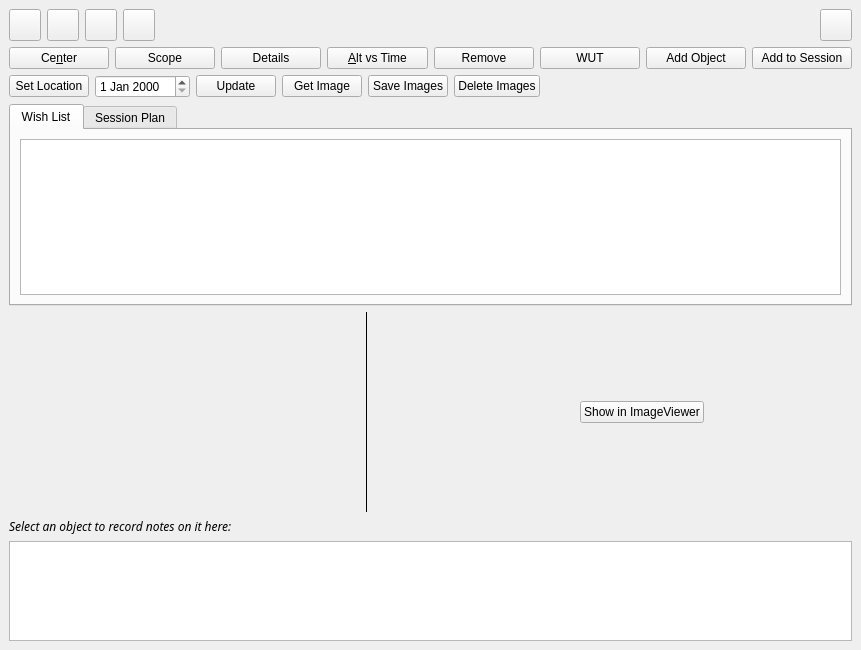
<?xml version="1.0" encoding="UTF-8"?>
<ui version="4.0">
 <class>ObservingList</class>
 <widget class="QWidget" name="ObservingList">
  <property name="geometry">
   <rect>
    <x>0</x>
    <y>0</y>
    <width>861</width>
    <height>650</height>
   </rect>
  </property>
  <property name="sizePolicy">
   <sizepolicy hsizetype="Preferred" vsizetype="Minimum">
    <horstretch>0</horstretch>
    <verstretch>0</verstretch>
   </sizepolicy>
  </property>
  <property name="minimumSize">
   <size>
    <width>820</width>
    <height>650</height>
   </size>
  </property>
  <layout class="QVBoxLayout">
   <property name="spacing">
    <number>6</number>
   </property>
   <property name="margin">
    <number>9</number>
   </property>
   <item>
    <layout class="QHBoxLayout">
     <property name="spacing">
      <number>6</number>
     </property>
     <property name="margin">
      <number>0</number>
     </property>
     <item>
      <widget class="KPushButton" name="OpenButton">
       <property name="sizePolicy">
        <sizepolicy hsizetype="Fixed" vsizetype="Fixed">
         <horstretch>0</horstretch>
         <verstretch>0</verstretch>
        </sizepolicy>
       </property>
       <property name="minimumSize">
        <size>
         <width>32</width>
         <height>32</height>
        </size>
       </property>
       <property name="maximumSize">
        <size>
         <width>32</width>
         <height>32</height>
        </size>
       </property>
       <property name="toolTip">
        <string>Open an observation session list</string>
       </property>
       <property name="whatsThis">
        <string>Load an observing list from disk</string>
       </property>
       <property name="text">
        <string/>
       </property>
      </widget>
     </item>
     <item>
      <widget class="KPushButton" name="SaveButton">
       <property name="sizePolicy">
        <sizepolicy hsizetype="Fixed" vsizetype="Fixed">
         <horstretch>0</horstretch>
         <verstretch>0</verstretch>
        </sizepolicy>
       </property>
       <property name="minimumSize">
        <size>
         <width>32</width>
         <height>32</height>
        </size>
       </property>
       <property name="maximumSize">
        <size>
         <width>32</width>
         <height>32</height>
        </size>
       </property>
       <property name="toolTip">
        <string>Save the observing session</string>
       </property>
       <property name="whatsThis">
        <string>Save the current observing list to disk</string>
       </property>
       <property name="text">
        <string/>
       </property>
      </widget>
     </item>
     <item>
      <widget class="KPushButton" name="SaveAsButton">
       <property name="sizePolicy">
        <sizepolicy hsizetype="Fixed" vsizetype="Fixed">
         <horstretch>0</horstretch>
         <verstretch>0</verstretch>
        </sizepolicy>
       </property>
       <property name="minimumSize">
        <size>
         <width>32</width>
         <height>32</height>
        </size>
       </property>
       <property name="maximumSize">
        <size>
         <width>32</width>
         <height>32</height>
        </size>
       </property>
       <property name="toolTip">
        <string>Save observing session as...</string>
       </property>
       <property name="whatsThis">
        <string>Save the current observing list to disk, specifying the filename</string>
       </property>
       <property name="text">
        <string/>
       </property>
      </widget>
     </item>
     <item>
      <widget class="KPushButton" name="WizardButton">
       <property name="sizePolicy">
        <sizepolicy hsizetype="Fixed" vsizetype="Fixed">
         <horstretch>0</horstretch>
         <verstretch>0</verstretch>
        </sizepolicy>
       </property>
       <property name="minimumSize">
        <size>
         <width>32</width>
         <height>32</height>
        </size>
       </property>
       <property name="maximumSize">
        <size>
         <width>32</width>
         <height>32</height>
        </size>
       </property>
       <property name="toolTip">
        <string>Observing List Wizard</string>
       </property>
       <property name="whatsThis">
        <string>The list wizard helps you construct observing lists based on filtering by object type, position on the sky, and magnitude.</string>
       </property>
       <property name="text">
        <string/>
       </property>
      </widget>
     </item>
     <item>
      <spacer name="Spacer1">
       <property name="orientation">
        <enum>Qt::Horizontal</enum>
       </property>
       <property name="sizeType">
        <enum>QSizePolicy::Expanding</enum>
       </property>
       <property name="sizeHint" stdset="0">
        <size>
         <width>40</width>
         <height>20</height>
        </size>
       </property>
      </spacer>
     </item>
     <item>
      <widget class="KPushButton" name="MiniButton">
       <property name="sizePolicy">
        <sizepolicy hsizetype="Fixed" vsizetype="Fixed">
         <horstretch>0</horstretch>
         <verstretch>0</verstretch>
        </sizepolicy>
       </property>
       <property name="minimumSize">
        <size>
         <width>32</width>
         <height>32</height>
        </size>
       </property>
       <property name="maximumSize">
        <size>
         <width>32</width>
         <height>32</height>
        </size>
       </property>
       <property name="toolTip">
        <string>Make window small</string>
       </property>
       <property name="whatsThis">
        <string>This button toggles between large and small states.  The small state may be useful if you want the Observing list open while working in the main window.</string>
       </property>
       <property name="text">
        <string/>
       </property>
      </widget>
     </item>
    </layout>
   </item>
   <item>
    <layout class="QHBoxLayout">
     <property name="spacing">
      <number>6</number>
     </property>
     <property name="margin">
      <number>0</number>
     </property>
     <item>
      <widget class="KPushButton" name="CenterButton">
       <property name="sizePolicy">
        <sizepolicy hsizetype="Minimum" vsizetype="Fixed">
         <horstretch>0</horstretch>
         <verstretch>0</verstretch>
        </sizepolicy>
       </property>
       <property name="toolTip">
        <string>Center sky map on highlighted object</string>
       </property>
       <property name="whatsThis">
        <string>Center the sky map on the highlighted object in the list</string>
       </property>
       <property name="text">
        <string>Ce&amp;nter</string>
       </property>
      </widget>
     </item>
     <item>
      <widget class="KPushButton" name="ScopeButton">
       <property name="sizePolicy">
        <sizepolicy hsizetype="Minimum" vsizetype="Fixed">
         <horstretch>0</horstretch>
         <verstretch>0</verstretch>
        </sizepolicy>
       </property>
       <property name="toolTip">
        <string>Point telescope at highlighted object</string>
       </property>
       <property name="whatsThis">
        <string>Point the telescope at the highlighted object in the list</string>
       </property>
       <property name="text">
        <string>Scope</string>
       </property>
       <property name="shortcut">
        <string/>
       </property>
      </widget>
     </item>
     <item>
      <widget class="KPushButton" name="DetailsButton">
       <property name="sizePolicy">
        <sizepolicy hsizetype="Minimum" vsizetype="Fixed">
         <horstretch>0</horstretch>
         <verstretch>0</verstretch>
        </sizepolicy>
       </property>
       <property name="toolTip">
        <string>Show details for highlighted object</string>
       </property>
       <property name="whatsThis">
        <string>Open the Details window for the highlighted object</string>
       </property>
       <property name="text">
        <string>Details</string>
       </property>
       <property name="shortcut">
        <string/>
       </property>
      </widget>
     </item>
     <item>
      <widget class="KPushButton" name="AVTButton">
       <property name="sizePolicy">
        <sizepolicy hsizetype="Minimum" vsizetype="Fixed">
         <horstretch>0</horstretch>
         <verstretch>0</verstretch>
        </sizepolicy>
       </property>
       <property name="toolTip">
        <string>Show altitude plot</string>
       </property>
       <property name="whatsThis">
        <string>Open the Altitude vs. Time tool, with curves for the highlighted objects shown</string>
       </property>
       <property name="text">
        <string>&amp;Alt vs Time</string>
       </property>
      </widget>
     </item>
     <item>
      <widget class="KPushButton" name="RemoveButton">
       <property name="sizePolicy">
        <sizepolicy hsizetype="Minimum" vsizetype="Fixed">
         <horstretch>0</horstretch>
         <verstretch>0</verstretch>
        </sizepolicy>
       </property>
       <property name="toolTip">
        <string>Remove from list</string>
       </property>
       <property name="whatsThis">
        <string>Remove the highlighted object(s) from the observing list</string>
       </property>
       <property name="text">
        <string>Remove</string>
       </property>
      </widget>
     </item>
     <item>
      <widget class="KPushButton" name="WUTButton">
       <property name="sizePolicy">
        <sizepolicy hsizetype="Minimum" vsizetype="Fixed">
         <horstretch>0</horstretch>
         <verstretch>0</verstretch>
        </sizepolicy>
       </property>
       <property name="toolTip">
        <string>Open the WUT dialog</string>
       </property>
       <property name="whatsThis">
        <string>Opens the What's up tonight dialog, from which objects can be added to the list</string>
       </property>
       <property name="text">
        <string>WUT</string>
       </property>
      </widget>
     </item>
     <item>
      <widget class="KPushButton" name="FindButton">
       <property name="sizePolicy">
        <sizepolicy hsizetype="Minimum" vsizetype="Fixed">
         <horstretch>0</horstretch>
         <verstretch>0</verstretch>
        </sizepolicy>
       </property>
       <property name="toolTip">
        <string>Open FindDialog</string>
       </property>
       <property name="whatsThis">
        <string>Open the FindDialog for adding objects to the list</string>
       </property>
       <property name="text">
        <string>Add Object</string>
       </property>
      </widget>
     </item>
     <item>
      <widget class="QPushButton" name="AddToSession">
       <property name="toolTip">
        <string>Adds the selected object(s) to the session list.</string>
       </property>
       <property name="text">
        <string>Add to Session</string>
       </property>
      </widget>
     </item>
    </layout>
   </item>
   <item>
    <layout class="QHBoxLayout" name="horizontalLayout_2">
     <property name="topMargin">
      <number>0</number>
     </property>
     <item>
      <widget class="QPushButton" name="SetLocation">
       <property name="text">
        <string>Set Location</string>
       </property>
      </widget>
     </item>
     <item>
      <widget class="QDateEdit" name="DateEdit"/>
     </item>
     <item>
      <widget class="QPushButton" name="Update">
       <property name="toolTip">
        <string>Update the table and the plot for the new date and location.</string>
       </property>
       <property name="text">
        <string>Update</string>
       </property>
      </widget>
     </item>
     <item>
      <widget class="QPushButton" name="GetImage">
       <property name="toolTip">
        <string>Download the SDSS/DSS image for the selected object</string>
       </property>
       <property name="whatsThis">
        <string>This queries the SDSS image sever for the image of the selected object. It shows the DSS image if the object is out of the SDSS footprint</string>
       </property>
       <property name="text">
        <string>Get Image</string>
       </property>
      </widget>
     </item>
     <item>
      <widget class="QPushButton" name="saveImages">
       <property name="toolTip">
        <string>Download the SDSS/DSS images of all the objects in the session list.</string>
       </property>
       <property name="text">
        <string>Save Images</string>
       </property>
      </widget>
     </item>
     <item>
      <widget class="QPushButton" name="DeleteImages">
       <property name="toolTip">
        <string>Deletes all the stored DSS/SDSS images</string>
       </property>
       <property name="text">
        <string>Delete Images</string>
       </property>
      </widget>
     </item>
     <item>
      <spacer name="horizontalSpacer_2">
       <property name="orientation">
        <enum>Qt::Horizontal</enum>
       </property>
       <property name="sizeHint" stdset="0">
        <size>
         <width>40</width>
         <height>20</height>
        </size>
       </property>
      </spacer>
     </item>
    </layout>
   </item>
   <item>
    <widget class="QTabWidget" name="tabWidget">
     <property name="sizePolicy">
      <sizepolicy hsizetype="Preferred" vsizetype="Preferred">
       <horstretch>0</horstretch>
       <verstretch>0</verstretch>
      </sizepolicy>
     </property>
     <property name="minimumSize">
      <size>
       <width>0</width>
       <height>202</height>
      </size>
     </property>
     <property name="currentIndex">
      <number>0</number>
     </property>
     <widget class="QWidget" name="WishList">
      <attribute name="title">
       <string>Wish List</string>
      </attribute>
      <layout class="QVBoxLayout">
       <item>
        <widget class="QTableView" name="TableView">
         <property name="sizePolicy">
          <sizepolicy hsizetype="Expanding" vsizetype="Preferred">
           <horstretch>0</horstretch>
           <verstretch>0</verstretch>
          </sizepolicy>
         </property>
         <property name="editTriggers">
          <set>QAbstractItemView::NoEditTriggers</set>
         </property>
         <property name="alternatingRowColors">
          <bool>true</bool>
         </property>
         <property name="selectionBehavior">
          <enum>QAbstractItemView::SelectRows</enum>
         </property>
         <property name="showGrid">
          <bool>false</bool>
         </property>
         <property name="sortingEnabled">
          <bool>true</bool>
         </property>
        </widget>
       </item>
      </layout>
     </widget>
     <widget class="QWidget" name="Session">
      <attribute name="title">
       <string>Session Plan</string>
      </attribute>
      <layout class="QHBoxLayout">
       <item>
        <widget class="QTableView" name="SessionView">
         <property name="editTriggers">
          <set>QAbstractItemView::NoEditTriggers</set>
         </property>
         <property name="alternatingRowColors">
          <bool>true</bool>
         </property>
         <property name="selectionBehavior">
          <enum>QAbstractItemView::SelectRows</enum>
         </property>
         <property name="showGrid">
          <bool>false</bool>
         </property>
         <property name="sortingEnabled">
          <bool>true</bool>
         </property>
        </widget>
       </item>
       <item>
        <layout class="QVBoxLayout">
         <item>
          <spacer name="verticalSpacer">
           <property name="orientation">
            <enum>Qt::Vertical</enum>
           </property>
           <property name="sizeHint" stdset="0">
            <size>
             <width>20</width>
             <height>40</height>
            </size>
           </property>
          </spacer>
         </item>
         <item>
          <widget class="QTimeEdit" name="TimeEdit">
           <property name="sizePolicy">
            <sizepolicy hsizetype="Preferred" vsizetype="Preferred">
             <horstretch>0</horstretch>
             <verstretch>0</verstretch>
            </sizepolicy>
           </property>
           <property name="maximumSize">
            <size>
             <width>100</width>
             <height>30</height>
            </size>
           </property>
          </widget>
         </item>
         <item>
          <widget class="QPushButton" name="SetTime">
           <property name="text">
            <string>Set Time</string>
           </property>
          </widget>
         </item>
         <item>
          <spacer name="verticalSpacer_3">
           <property name="orientation">
            <enum>Qt::Vertical</enum>
           </property>
           <property name="sizeHint" stdset="0">
            <size>
             <width>20</width>
             <height>40</height>
            </size>
           </property>
          </spacer>
         </item>
        </layout>
       </item>
      </layout>
     </widget>
    </widget>
   </item>
   <item>
    <layout class="QHBoxLayout" name="Preview">
     <property name="topMargin">
      <number>0</number>
     </property>
     <item>
      <widget class="AVTPlotWidget" name="View">
       <property name="enabled">
        <bool>true</bool>
       </property>
       <property name="sizePolicy">
        <sizepolicy hsizetype="Fixed" vsizetype="Preferred">
         <horstretch>0</horstretch>
         <verstretch>0</verstretch>
        </sizepolicy>
       </property>
       <property name="minimumSize">
        <size>
         <width>350</width>
         <height>200</height>
        </size>
       </property>
       <property name="maximumSize">
        <size>
         <width>350</width>
         <height>200</height>
        </size>
       </property>
       <property name="cursor">
        <cursorShape>CrossCursor</cursorShape>
       </property>
      </widget>
     </item>
     <item>
      <widget class="KSeparator" name="kseparator">
       <property name="sizePolicy">
        <sizepolicy hsizetype="Minimum" vsizetype="Preferred">
         <horstretch>0</horstretch>
         <verstretch>0</verstretch>
        </sizepolicy>
       </property>
       <property name="orientation">
        <enum>Qt::Vertical</enum>
       </property>
      </widget>
     </item>
     <item>
      <widget class="KImageFilePreview" name="ImagePreview">
       <property name="minimumSize">
        <size>
         <width>200</width>
         <height>200</height>
        </size>
       </property>
      </widget>
     </item>
     <item>
      <widget class="QPushButton" name="ExpandImage">
       <property name="sizePolicy">
        <sizepolicy hsizetype="Fixed" vsizetype="Fixed">
         <horstretch>0</horstretch>
         <verstretch>0</verstretch>
        </sizepolicy>
       </property>
       <property name="text">
        <string>Show in ImageViewer</string>
       </property>
      </widget>
     </item>
     <item>
      <spacer name="horizontalSpacer">
       <property name="orientation">
        <enum>Qt::Horizontal</enum>
       </property>
       <property name="sizeHint" stdset="0">
        <size>
         <width>20</width>
         <height>20</height>
        </size>
       </property>
      </spacer>
     </item>
    </layout>
   </item>
   <item>
    <widget class="QLabel" name="NotesLabel">
     <property name="sizePolicy">
      <sizepolicy hsizetype="Preferred" vsizetype="Fixed">
       <horstretch>0</horstretch>
       <verstretch>0</verstretch>
      </sizepolicy>
     </property>
     <property name="font">
      <font>
       <family>Sans Serif</family>
       <pointsize>9</pointsize>
       <weight>50</weight>
       <italic>true</italic>
       <bold>false</bold>
       <underline>false</underline>
       <strikeout>false</strikeout>
      </font>
     </property>
     <property name="text">
      <string>Select an object to record notes on it here:</string>
     </property>
     <property name="alignment">
      <set>Qt::AlignVCenter</set>
     </property>
    </widget>
   </item>
   <item>
    <widget class="KTextEdit" name="NotesEdit">
     <property name="sizePolicy">
      <sizepolicy hsizetype="Preferred" vsizetype="Preferred">
       <horstretch>0</horstretch>
       <verstretch>0</verstretch>
      </sizepolicy>
     </property>
    </widget>
   </item>
  </layout>
 </widget>
 <customwidgets>
  <customwidget>
   <class>KImageFilePreview</class>
   <extends>QWidget</extends>
   <header>kimagefilepreview.h</header>
  </customwidget>
  <customwidget>
   <class>KPlotWidget</class>
   <extends>QFrame</extends>
   <header>kplotwidget.h</header>
  </customwidget>
  <customwidget>
   <class>KPushButton</class>
   <extends>QPushButton</extends>
   <header>kpushbutton.h</header>
  </customwidget>
  <customwidget>
   <class>KSeparator</class>
   <extends>QFrame</extends>
   <header>kseparator.h</header>
  </customwidget>
  <customwidget>
   <class>KTextEdit</class>
   <extends>QTextEdit</extends>
   <header>ktextedit.h</header>
  </customwidget>
  <customwidget>
   <class>AVTPlotWidget</class>
   <extends>KPlotWidget</extends>
   <header>tools/avtplotwidget.h</header>
  </customwidget>
 </customwidgets>
 <resources/>
 <connections/>
</ui>
